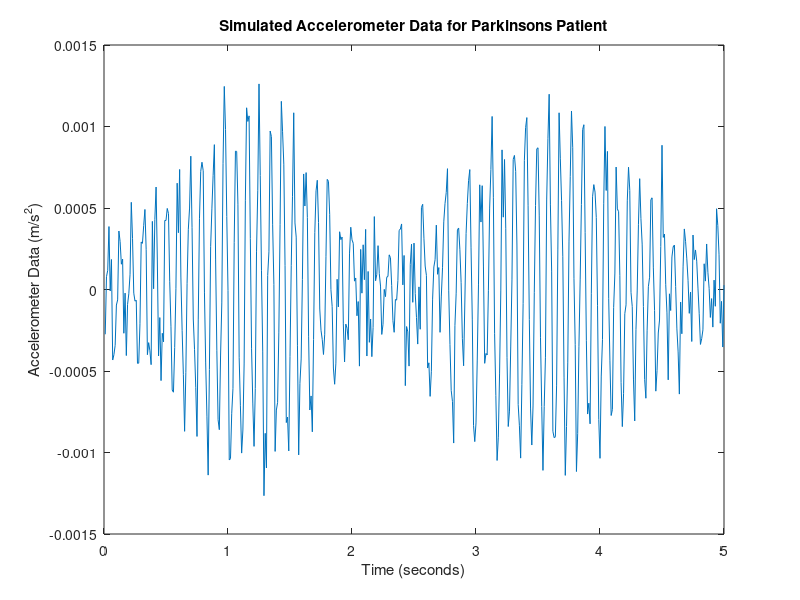

Write MATLAB code to recreate this figure.
%Reversing tremordetection steps to make simulated data
%Parkinson's patient, no voluntary motion

%Simulated data should end up with peakf between 3.5 and 7.5 Hz.  Studies
%show 4, 5, 6, one shows 8; use 5.5 Hz, halfway point
peakf=5.5;
f=(0.1:0.1:50);
ps=zeros(1,500);
fs=100;

div1=3.2*10;
div2=4.9*10;
div3=5.2*10;
div4=5.5*10;
div5=5.8*10;
div6=6.1*10;
boxf=(50-6.1)*10;
divf=50*10;

%With nondirectional voluntary motion, low frequencies have amp 1/3 to 1/2
volampa=0.3;
volampb=0.5;
for i=1:div1
    ps(i)=volampa+(volampb-volampa)*rand;
end

%Between 0 and 1 percent
for i=div1+1:div2
    ps(i)=0.01*rand;
end

%Between 0 and 8 percent, steadily building, with 0 to 2 percent deviation
ps(50)=0.08/3;
ps(51)=2*0.08/3;
ps(52)=0.08;
signvec=[1 -1];
for i=div2+1:div3
    sign=signvec(randi(2));
    ps(i)=ps(i)+sign*rand*0.02;
end

%Between 8 and 100 percent, steadily building and falling (peak at ps(55)),
%0 to 8 percent deviation
ps(53)=0.08+1.12/3;
ps(54)=0.08+2*1.12/3;
ps(55)=1.2;
ps(56)=ps(54);
ps(57)=ps(53);
for i=div3+1:div5-1
    sign=signvec(randi(2));
    ps(i)=ps(i)+sign*rand*0.08;
end

%Between 8 and 0 perecent, steadily falling, 0 to 2 percent deviation
ps(58)=0.08;
ps(59)=ps(51);
ps(60)=ps(50);
for i=div5:div6-1
    sign=signvec(randi(2));
    ps(i)=ps(i)+sign*rand*0.02;
end

%Between 0 and 1 percent
for i=div6:divf
    ps(i)=0.01*rand;
end

%ps is simulated frequency data; perform ifft to get simulated
%accelerometer data

%"Unprocess" first, make more realistic/"raw"
%Add in noise
angles=rand(1,500)*2*pi;
Re=zeros(1,500);
Im=zeros(1,500);
for i=1:500
    Re(i)=ps(i)*cos(angles(i));
    Im(i)=ps(i)*sin(angles(i));
end
psnew=Re+(Im*1j);
%Taper ends with tukeywin
psnew=psnew.*tukeywin(500,0.75)';

%Now convert to time
simdatmag=ifft(psnew);
save('SimulatedData3','simdatmag')

%plot Accelerometer data
x=0.01*(1:500);
figure
plot(x,simdatmag)
xlabel('Time (seconds)')
ylabel('Accelerometer Data (m/s^2)')
title('Simulated Accelerometer Data for Parkinsons Patient')

%Does the simulated frequency data actually match the PD metrics?
peakpower=sum(ps(52:58));
totpower=sum(ps(32:120));
rat=peakpower/totpower;
if rat>=0.85
    fprintf('Peak Power is %d of total power spectra\n',rat)
    fprintf('Tremor detected is valid Parkinsons tremor\n')
else
    fprintf('No Parkinsons, peak power is %d\n', rat)
end